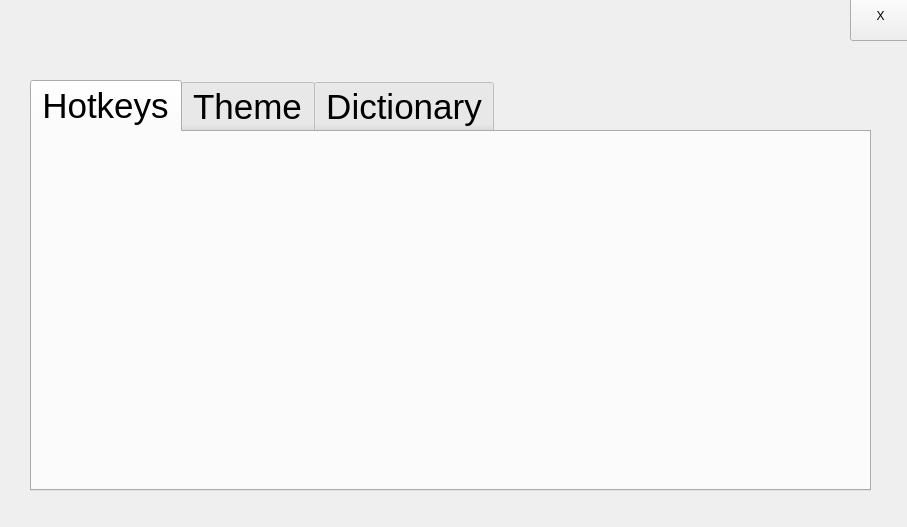
<?xml version="1.0" encoding="UTF-8"?>
<ui version="4.0">
 <class>MainWindow</class>
 <widget class="QMainWindow" name="MainWindow">
  <property name="geometry">
   <rect>
    <x>0</x>
    <y>0</y>
    <width>907</width>
    <height>527</height>
   </rect>
  </property>
  <property name="windowTitle">
   <string>MainWindow</string>
  </property>
  <property name="windowOpacity">
   <double>0.980000000000000</double>
  </property>
  <widget class="QWidget" name="centralwidget">
   <widget class="QTabWidget" name="tabWidget">
    <property name="geometry">
     <rect>
      <x>30</x>
      <y>80</y>
      <width>841</width>
      <height>411</height>
     </rect>
    </property>
    <property name="font">
     <font>
      <pointsize>26</pointsize>
     </font>
    </property>
    <property name="toolTip">
     <string>Customize the colors of all aspects of the UI!</string>
    </property>
    <property name="toolTipDuration">
     <number>7</number>
    </property>
    <property name="tabPosition">
     <enum>QTabWidget::TabPosition::North</enum>
    </property>
    <property name="tabShape">
     <enum>QTabWidget::TabShape::Rounded</enum>
    </property>
    <property name="currentIndex">
     <number>0</number>
    </property>
    <widget class="QWidget" name="tab_2">
     <attribute name="title">
      <string>Hotkeys</string>
     </attribute>
    </widget>
    <widget class="QWidget" name="Theme">
     <attribute name="title">
      <string>Theme</string>
     </attribute>
     <widget class="QPushButton" name="colorButton">
      <property name="geometry">
       <rect>
        <x>670</x>
        <y>130</y>
        <width>151</width>
        <height>61</height>
       </rect>
      </property>
      <property name="font">
       <font>
        <pointsize>11</pointsize>
       </font>
      </property>
      <property name="autoFillBackground">
       <bool>false</bool>
      </property>
      <property name="text">
       <string>Change</string>
      </property>
     </widget>
     <widget class="QPushButton" name="fontStyle">
      <property name="geometry">
       <rect>
        <x>670</x>
        <y>60</y>
        <width>151</width>
        <height>61</height>
       </rect>
      </property>
      <property name="font">
       <font>
        <pointsize>12</pointsize>
       </font>
      </property>
      <property name="text">
       <string>Change</string>
      </property>
     </widget>
     <widget class="QLabel" name="label">
      <property name="geometry">
       <rect>
        <x>10</x>
        <y>70</y>
        <width>171</width>
        <height>61</height>
       </rect>
      </property>
      <property name="font">
       <font>
        <pointsize>26</pointsize>
        <bold>true</bold>
       </font>
      </property>
      <property name="text">
       <string>Font Style</string>
      </property>
     </widget>
     <widget class="QLabel" name="label_2">
      <property name="geometry">
       <rect>
        <x>10</x>
        <y>140</y>
        <width>311</width>
        <height>51</height>
       </rect>
      </property>
      <property name="font">
       <font>
        <pointsize>26</pointsize>
        <bold>true</bold>
       </font>
      </property>
      <property name="text">
       <string>Background Color</string>
      </property>
     </widget>
    </widget>
    <widget class="QWidget" name="Dictionary">
     <property name="toolTipDuration">
      <number>2</number>
     </property>
     <attribute name="title">
      <string>Dictionary</string>
     </attribute>
    </widget>
   </widget>
   <widget class="QPushButton" name="closeButton">
    <property name="geometry">
     <rect>
      <x>850</x>
      <y>-10</y>
      <width>61</width>
      <height>51</height>
     </rect>
    </property>
    <property name="text">
     <string>X</string>
    </property>
   </widget>
  </widget>
 </widget>
 <resources/>
 <connections/>
</ui>
